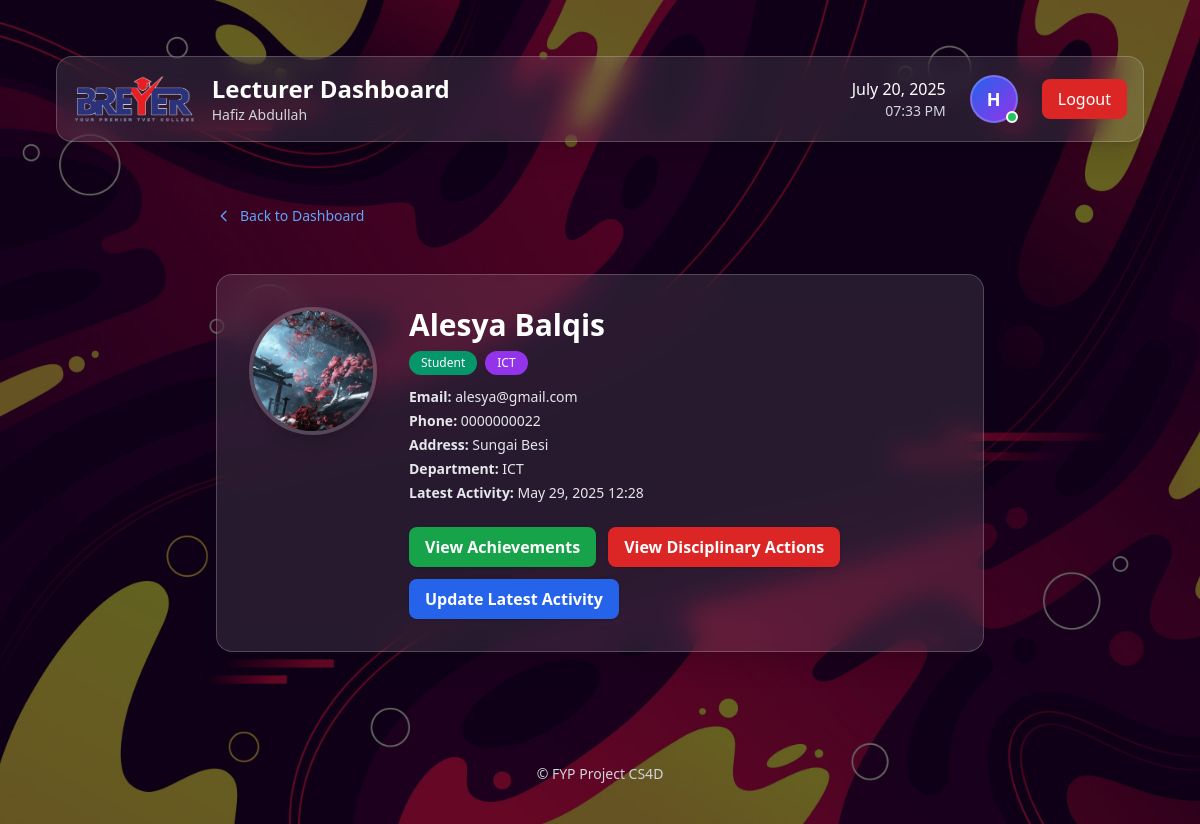
The app's page /lecturer/students/4/full-details/ (signed in), older data.
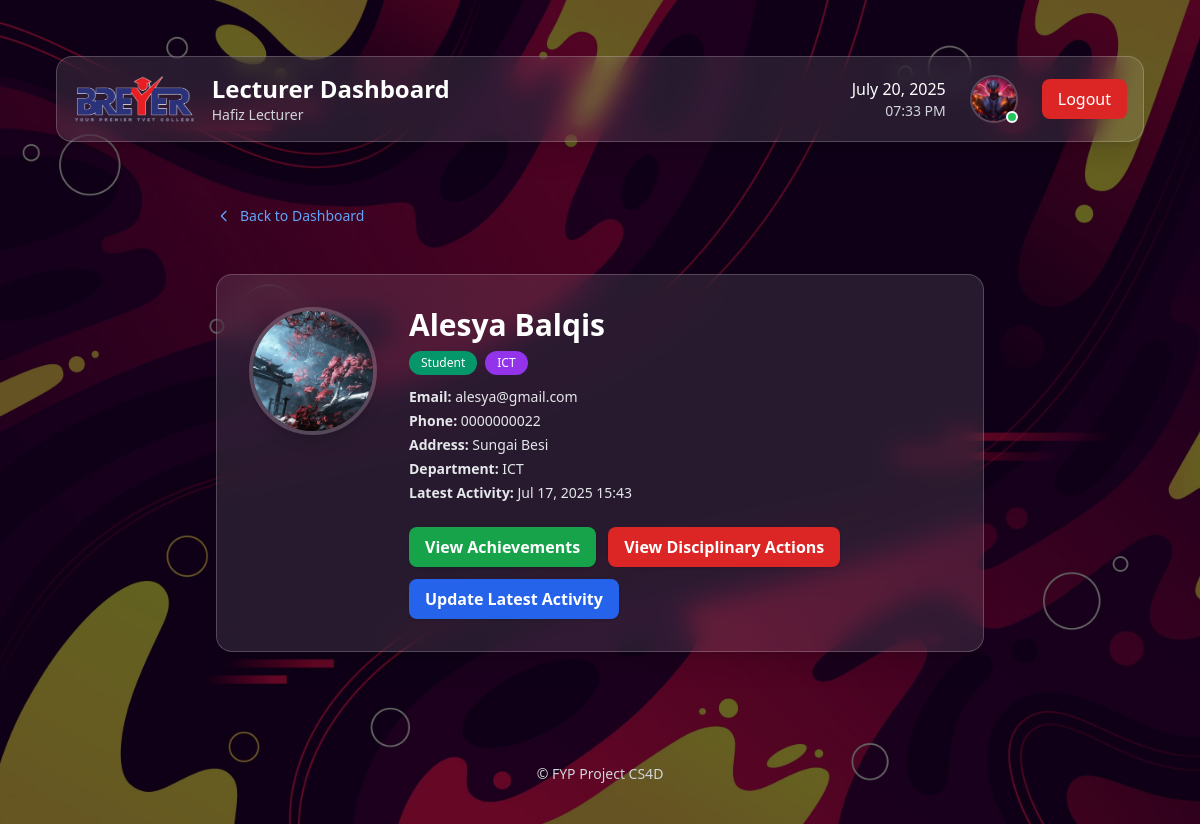
The same page, newer data.
### accounts/models.py (models this page shows, shortened)
class CustomUser(AbstractBaseUser, PermissionsMixin):
    class Role(models.TextChoices):
        STUDENT = 'STUDENT', 'Student'
        LECTURER = 'LECTURER', 'Lecturer'
        ADMIN = 'ADMIN', 'Admin'
    email = models.EmailField(unique=True)
    role = models.CharField(max_length=20, choices=Role.choices, default=Role.STUDENT)
    first_name = models.CharField(max_length=30, blank=True)
    last_name = models.CharField(max_length=30, blank=True)
    phone_number = models.CharField(max_length=20, blank=True, null=True)
    address = models.TextField(blank=True, null=True)
    department = models.CharField(max_length=100, blank=True, null=True)  # Added department field
    profile_picture = models.ImageField(upload_to='profile_pics/', blank=True, null=True)  # Added profile_picture field
    is_staff = models.BooleanField(default=False)
    is_active = models.BooleanField(default=True)
    date_joined = models.DateTimeField(auto_now_add=True)
    USERNAME_FIELD = 'email'
    REQUIRED_FIELDS = ['first_name', 'last_name']
    objects = CustomUserManager()
    def get_full_name(self):
        return f"{self.first_name} {self.last_name}".strip()

### core/models.py (models this page shows, shortened)
class Student(models.Model):
    user = models.OneToOneField(settings.AUTH_USER_MODEL, on_delete=models.CASCADE)
    courses = models.ManyToManyField(Course, through='Enrollment')
    parents = models.ManyToManyField(Parent, related_name='children', blank=True)
    profile_picture = models.ImageField(upload_to='profile_pics/', blank=True, null=True)
    date_of_birth = models.DateField(blank=True, null=True)
    address = models.TextField(blank=True, null=True)
    phone_number = models.CharField(max_length=20, blank=True, null=True)
    latest_activity = models.DateTimeField(blank=True, null=True)

### accounts/decorators.py (the view)
        @login_required
        def _wrapped_view(request, *args, **kwargs):
            if request.user.role != role:
                return HttpResponseForbidden("You are not authorized to view this page.")
            return view_func(request, *args, **kwargs)

### lecturer/views.py (called while the page is built)
@role_required(CustomUser.Role.LECTURER)
def student_full_details(request, student_id):
    student = get_object_or_404(Student, id=student_id)
    return render(request, 'lecturer/student_full_details.html', {
        'student': student,
    })

### lecturer/templates/lecturer/student_full_details.html (shortened to what this page needs)
{% extends 'lecturer/base_lecturer.html' %}
{% load static %}
{% block lecturer_content %}
<div class="max-w-3xl mx-auto space-y-8 py-8">
  <a href="{% url 'lecturer:dashboard' %}" class="inline-flex items-center gap-2 text-blue-400 hover:underline text-sm mb-4">
    <svg class="w-4 h-4" fill="none" stroke="currentColor" viewBox="0 0 24 24"><path stroke-linecap="round" stroke-linejoin="round" stroke-width="2" d="M15 19l-7-7 7-7" /></svg>
    Back to Dashboard
  </a>
  <div class="bg-white/10 backdrop-blur-md rounded-2xl border border-white/20 shadow-xl p-8 flex flex-col md:flex-row items-center md:items-start gap-8">
    <div class="flex-shrink-0 mb-4 md:mb-0">
      {% if student.user.profile_picture %}
        <img src="{{ student.user.profile_picture.url }}" alt="Profile Picture" class="w-32 h-32 rounded-full object-cover border-4 border-white/20 shadow-lg" />
      {% endif %}
    </div>
    <div class="flex-grow text-center md:text-left">
      <h1 class="text-3xl font-bold text-white mb-2">{{ student.user.get_full_name|default:"No Name Set" }}</h1>
      <div class="flex flex-wrap justify-center md:justify-start gap-2 mb-3">
        <span class="bg-emerald-600 px-3 py-1 rounded-full text-white text-xs font-medium">Student</span>
        {% if student.user.department %}
          <span class="bg-purple-600 px-3 py-1 rounded-full text-white text-xs font-medium">{{ student.user.department }}</span>
        {% endif %}
      </div>
      <div class="space-y-1 text-gray-200 text-sm">
        <p><strong>Email:</strong> {{ student.user.email }}</p>
        <p><strong>Phone:</strong> {{ student.user.phone_number|default:"Not provided" }}</p>
        <p><strong>Address:</strong> {{ student.user.address|default:"Not provided" }}</p>
        <p><strong>Department:</strong> {{ student.user.department|default:"Not provided" }}</p>
        <p>
          <strong>Latest Activity:</strong>
          {% if student.latest_activity %}
            {{ student.latest_activity|date:"M d, Y H:i" }}
          {% else %}
            <span class="italic text-gray-400">No activity recorded</span>
          {% endif %}
        </p>
      </div>
      <div class="flex flex-wrap gap-3 mt-6 justify-center md:justify-start">
        <a href="{% url 'lecturer:student_achievements' student.id %}" class="px-4 py-2 bg-green-600 hover:bg-green-700 text-white rounded-lg font-semibold shadow transition">
          View Achievements
        </a>
        <a href="{% url 'lecturer:student_disciplinary_actions' student.id %}" class="px-4 py-2 bg-red-600 hover:bg-red-700 text-white rounded-lg font-semibold shadow transition">
          View Disciplinary Actions
        </a>
        <a href="{% url 'lecturer:update_student_activity' student.id %}" class="px-4 py-2 bg-blue-600 hover:bg-blue-700 text-white rounded-lg font-semibold shadow transition">
          Update Latest Activity
        </a>
      </div>
    </div>
  </div>
</div>
{% endblock %}

### lecturer/templates/lecturer/base_lecturer.html (shortened to what this page needs)
{% extends 'base.html' %}
{% load static %}
{% block content %}
  <div class="bg-white/10 backdrop-blur-md rounded-2xl p-4 border border-white/20 shadow-xl mb-8">
    <div class="flex justify-between items-center">
      <div class="flex items-center space-x-4">
        <img src="{% static 'images/breyer.jpg' %}" alt="Breyer Logo" class="h-12 w-auto">
        <div>
          <a href="{% url 'lecturer:dashboard' %}" class="text-2xl font-bold text-white hover:text-blue-400 transition">
            Lecturer Dashboard
          </a>
          <p class="text-gray-300 text-sm">{{ request.user.get_full_name|default:request.user.email }}</p>
        </div>
      </div>
      <div class="flex items-center space-x-6">
        <div class="text-right">
          <p class="text-white font-medium" id="current-date"></p>
          <p class="text-gray-300 text-sm" id="current-time"></p>
        </div>
        <a href="{% url 'lecturer:profile' %}" class="relative group">
          {% if request.user.profile_picture %}
          <img src="{{ request.user.profile_picture.url }}" alt="Profile Picture" class="w-12 h-12 rounded-full object-cover border-2 border-white/20 group-hover:border-blue-400 transition-colors">
          {% else %}
          <div class="w-12 h-12 rounded-full bg-gradient-to-br from-blue-600 to-purple-600 flex items-center justify-center border-2 border-white/20 group-hover:border-blue-400 transition-colors">
            <span class="text-white font-semibold text-lg">{{ request.user.get_full_name|first|upper|default:request.user.email|first|upper }}</span>
          </div>
          {% endif %}
          <div class="absolute bottom-0 right-0 w-3 h-3 bg-green-500 rounded-full border-2 border-white"></div>
        </a>
        <form action="{% url 'logout' %}" method="post">
          <button class="bg-red-600 hover:bg-red-700 text-white px-4 py-2 rounded-lg transition-colors flex items-center">
            Logout
          </button>
        </form>
      </div>
    </div>
  </div>
  {% block lecturer_content %}
  {% endblock %}
{% endblock %}

Row changes from the older to the newer data that the page shows:
changed CustomUser: user.get_full_name "Hafiz Abdullah" → "Hafiz Lecturer"; user.profile_picture: picture added; user.get_full_name|first "H" → (not shown)
changed Student "Alesya Balqis": latest_activity "May 29, 2025 12:28" → "Jul 17, 2025 15:43"
